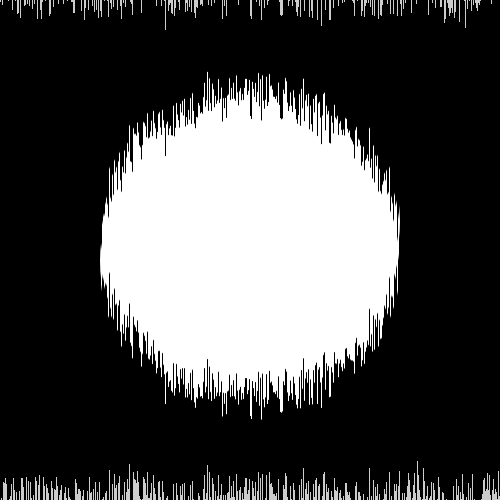
Frame 1 (no input)
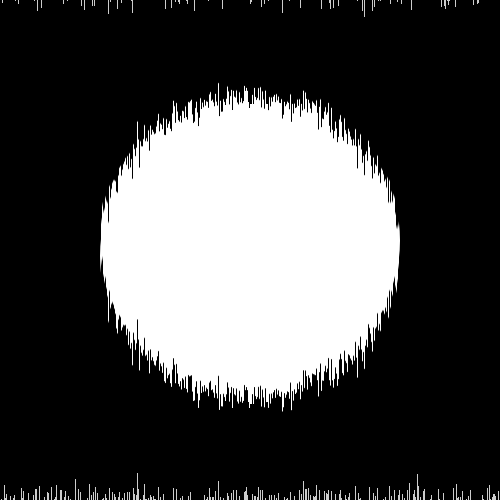
Frame 60 (the mouse pressed at the canvas centre just before this capture)
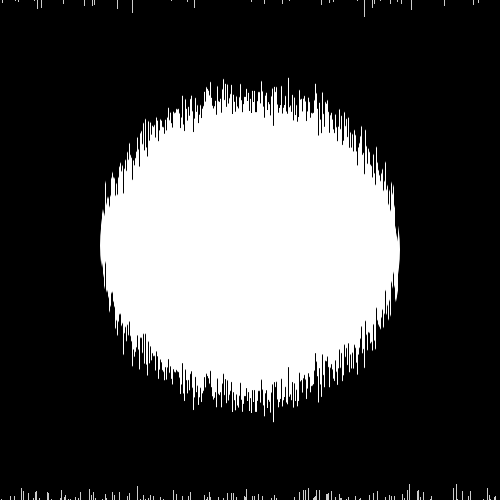
Frame 120 (the mouse held since frame 60 and released just before this capture)

The Processing sketch that drew these frames (run headless with seeded random() and noise(); from frame 60 on, the mouse is pressed at the canvas centre):

// Processing sketch: sketch_230512a
// ── sketch_230512a.pde
PGraphics imgs[] = new PGraphics[500];

void setup()
{
  size(500,500);
  int pWidth = width/imgs.length;
  for(int i = 0; i < imgs.length;i++)
  {
    imgs[i] = createGraphics(pWidth, height);
    drawCommand(imgs[i],pWidth*i);
  }

}

void drawCommand(PGraphics p, int offset)
{
  p.beginDraw();
  p.background(0);
  p.noStroke();
  p.fill(255);
  p.ellipse(width/2-offset,height/2,300,300);
  p.endDraw();
}
void draw()
{
  //noiseDetail(256,0.99);
    for(int i = 0; i < imgs.length;i++)
  {
     //= createGraphics(pWidth, height);
   
  image(imgs[i], i*imgs[i].width,-50+100*noise(2*i+millis()/2000.f,i/3.f,i-millis()/3100.f));
  }
  println(frameRate);
}
